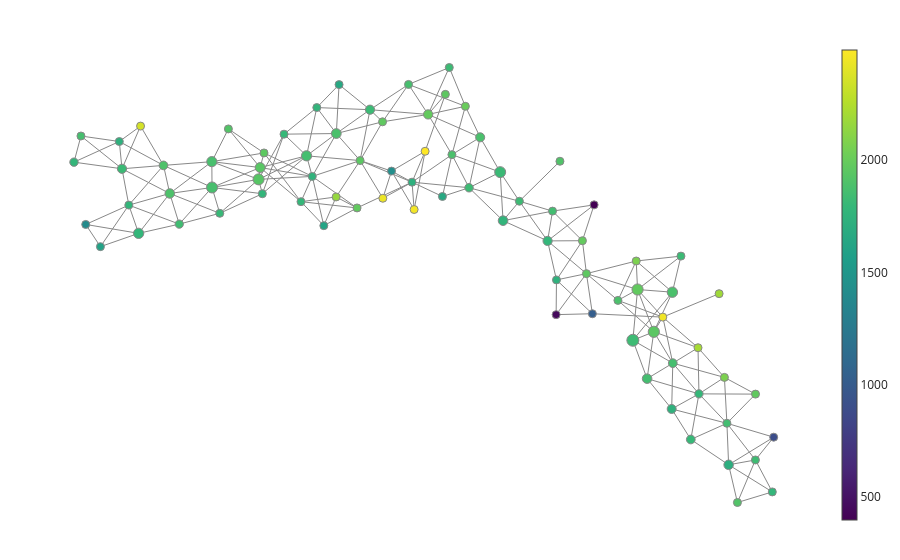

Source (notebook cell):
### Code cell
# Static TDA on the endocrinogenesis UMAP
fig = plot_static_mapper_graph(pipe, data)
fig.show(config={'scrollZoom': True})

### Figure 1 — Plotly figure (JSON) as saved in the notebook; plotly's stock layout.template omitted (floating-point values rounded to 4 significant figures; data arrays with more than 128 entries replaced by an {"elided": "..."} marker saying what was removed)
{"data": [{"hoverinfo": "none", "line": {"color": "#888", "width": 1}, "mode": "lines", "name": "edge_trace", "type": "scatter", "uid": "8ac91960-76c6-42c8-99fb-5e4492423ae3", "x": {"elided": "645 float values"}, "y": {"elided": "645 float values"}}, {"hoverinfo": "text", "hovertext": ["Node ID: 0<br>Pullback set label: 12<br>Partial cluster label: 0<br>Node size: 184<br>Summary statistic: 1860.0", "Node ID: 1<br>Pullback set label: 58<br>Partial cluster label: 0<br>Node size: 221<br>Summary statistic: 1950.0", "Node ID: 2<br>Pullback set label: 66<br>Partial cluster label: 0<br>Node size: 254<br>Summary statistic: 1830.0", "Node ID: 3<br>Pullback set label: 2<br>Partial cluster label: 0<br>Node size: 53<br>Summary statistic: 1800.0", "Node ID: 4<br>Pullback set label: 3<br>Partial cluster label: 0<br>Node size: 64<br>Summary statistic: 1770.0", "Node ID: 5<br>Pullback set label: 69<br>Partial cluster label: 0<br>Node size: 135<br>Summary statistic: 1800.0", "Node ID: 6<br>Pullback set label: 70<br>Partial cluster label: 0<br>Node size: 159<br>Summary statistic: 1710.0", "Node ID: 7<br>Pullback set label: 28<br>Partial cluster label: 0<br>Node size: 145<br>Summary statistic: 1880.0", "Node ID: 8<br>Pullback set label: 67<br>Partial cluster label: 0<br>Node size: 162<br>Summary statistic: 1860.0", "Node ID: 9<br>Pullback set label: 5<br>Partial cluster label: 0<br>Node size: 121<br>Summary statistic: 1840.0", "Node ID: 10<br>Pullback set label: 15<br>Partial cluster label: 0<br>Node size: 160<br>Summary statistic: 1890.0", "Node ID: 11<br>Pullback set label: 68<br>Partial cluster label: 0<br>Node size: 142<br>Summary statistic: 1740.0", "Node ID: 12<br>Pullback set label: 71<br>Partial cluster label: 0<br>Node size: 104<br>Summary statistic: 1780.0", "Node ID: 13<br>Pullback set label: 59<br>Partial cluster label: 0<br>Node size: 134<br>Summary statistic: 1860.0", "Node ID: 14<br>Pullback set label: 1<br>Partial cluster label: 0<br>Node size: 94<br>Summary statistic: 1770.0", "Node ID: 15<br>Pullback set label: 13<br>Partial cluster label: 0<br>Node size: 214<br>Summary statistic: 1930.0", "Node ID: 16<br>Pullback set label: 23<br>Partial cluster label: 0<br>Node size: 174<br>Summary statistic: 1940.0", "Node ID: 17<br>Pullback set label: 26<br>Partial cluster label: 0<br>Node size: 150<br>Summary statistic: 1820.0", "Node ID: 18<br>Pullback set label: 36<br>Partial cluster label: 0<br>Node size: 81<br>Summary statistic: 1730.0", "Node ID: 19<br>Pullback set label: 6<br>Partial cluster label: 0<br>Node size: 187<br>Summary statistic: 1780.0", "Node ID: 20<br>Pullback set label: 7<br>Partial cluster label: 0<br>Node size: 39<br>Summary statistic: 1600.0", "Node ID: 21<br>Pullback set label: 43<br>Partial cluster label: 0<br>Node size: 23<br>Summary statistic: 1910.0", "Node ID: 22<br>Pullback set label: 41<br>Partial cluster label: 0<br>Node size: 163<br>Summary statistic: 1770.0", "Node ID: 23<br>Pullback set label: 42<br>Partial cluster label: 0<br>Node size: 111<br>Summary statistic: 1830.0", "Node ID: 24<br>Pullback set label: 44<br>Partial cluster label: 0<br>Node size: 49<br>Summary statistic: 1850.0", "Node ID: 25<br>Pullback set label: 45<br>Partial cluster label: 0<br>Node size: 149<br>Summary statistic: 1780.0", "Node ID: 26<br>Pullback set label: 22<br>Partial cluster label: 0<br>Node size: 106<br>Summary statistic: 1750.0", "Node ID: 27<br>Pullback set label: 24<br>Partial cluster label: 0<br>Node size: 183<br>Summary statistic: 1870.0", "Node ID: 28<br>Pullback set label: 25<br>Partial cluster label: 0<br>Node size: 133<br>Summary statistic: 1900.0", "Node ID: 29<br>Pullback set label: 10<br>Partial cluster label: 0<br>Node size: 149<br>Summary statistic: 1820.0", "Node ID: 30<br>Pullback set label: 11<br>Partial cluster label: 0<br>Node size: 168<br>Summary statistic: 1880.0", "Node ID: 31<br>Pullback set label: 4<br>Partial cluster label: 0<br>Node size: 82<br>Summary statistic: 1810.0", "Node ID: 32<br>Pullback set label: 14<br>Partial cluster label: 0<br>Node size: 214<br>Summary statistic: 1870.0", "Node ID: 33<br>Pullback set label: 65<br>Partial cluster label: 0<br>Node size: 190<br>Summary statistic: 1880.0", "Node ID: 34<br>Pullback set label: 37<br>Partial cluster label: 0<br>Node size: 123<br>Summary statistic: 1780.0", "Node ID: 35<br>Pullback set label: 18<br>Partial cluster label: 0<br>Node size: 99<br>Summary statistic: 2010.0", "Node ID: 36<br>Pullback set label: 19<br>Partial cluster label: 0<br>Node size: 151<br>Summary statistic: 1980.0", "Node ID: 37<br>Pullback set label: 60<br>Partial cluster label: 0<br>Node size: 121<br>Summary statistic: 1790.0", "Node ID: 38<br>Pullback set label: 62<br>Partial cluster label: 0<br>Node size: 69<br>Summary statistic: 1830.0", "Node ID: 39<br>Pullback set label: 27<br>Partial cluster label: 0<br>Node size: 85<br>Summary statistic: 1870.0", "Node ID: 40<br>Pullback set label: 38<br>Partial cluster label: 0<br>Node size: 212<br>Summary statistic: 1820.0", "Node ID: 41<br>Pullback set label: 39<br>Partial cluster label: 0<br>Node size: 128<br>Summary statistic: 1830.0", "Node ID: 42<br>Pullback set label: 29<br>Partial cluster label: 0<br>Node size: 100<br>Summary statistic: 1890.0", "Node ID: 43<br>Pullback set label: 9<br>Partial cluster label: 0<br>Node size: 97<br>Summary statistic: 1870.0", "Node ID: 44<br>Pullback set label: 20<br>Partial cluster label: 0<br>Node size: 39<br>Summary statistic: 1970.0", "Node ID: 45<br>Pullback set label: 16<br>Partial cluster label: 0<br>Node size: 105<br>Summary statistic: 1770.0", "Node ID: 46<br>Pullback set label: 61<br>Partial cluster label: 0<br>Node size: 89<br>Summary statistic: 1850.0", "Node ID: 47<br>Pullback set label: 63<br>Partial cluster label: 0<br>Node size: 40<br>Summary statistic: 1910.0", "Node ID: 48<br>Pullback set label: 51<br>Partial cluster label: 0<br>Node size: 55<br>Summary statistic: 1890.0", "Node ID: 49<br>Pullback set label: 57<br>Partial cluster label: 0<br>Node size: 219<br>Summary statistic: 1980.0", "Node ID: 50<br>Pullback set label: 46<br>Partial cluster label: 0<br>Node size: 39<br>Summary statistic: 1740.0", "Node ID: 51<br>Pullback set label: 49<br>Partial cluster label: 0<br>Node size: 51<br>Summary statistic: 1980.0", "Node ID: 52<br>Pullback set label: 50<br>Partial cluster label: 0<br>Node size: 111<br>Summary statistic: 1960.0", "Node ID: 53<br>Pullback set label: 56<br>Partial cluster label: 0<br>Node size: 73<br>Summary statistic: 2070.0", "Node ID: 54<br>Pullback set label: 31<br>Partial cluster label: 0<br>Node size: 22<br>Summary statistic: 1980.0", "Node ID: 55<br>Pullback set label: 17<br>Partial cluster label: 0<br>Node size: 9<br>Summary statistic: 1410.0", "Node ID: 56<br>Pullback set label: 32<br>Partial cluster label: 0<br>Node size: 54<br>Summary statistic: 1790.0", "Node ID: 57<br>Pullback set label: 64<br>Partial cluster label: 0<br>Node size: 26<br>Summary statistic: 1820.0", "Node ID: 58<br>Pullback set label: 8<br>Partial cluster label: 0<br>Node size: 14<br>Summary statistic: 1830.0", "Node ID: 59<br>Pullback set label: 20<br>Partial cluster label: 1<br>Node size: 14<br>Summary statistic: 1440.0", "Node ID: 60<br>Pullback set label: 30<br>Partial cluster label: 0<br>Node size: 52<br>Summary statistic: 1730.0", "Node ID: 61<br>Pullback set label: 33<br>Partial cluster label: 0<br>Node size: 55<br>Summary statistic: 1960.0", "Node ID: 62<br>Pullback set label: 34<br>Partial cluster label: 0<br>Node size: 35<br>Summary statistic: 1920.0", "Node ID: 63<br>Pullback set label: 21<br>Partial cluster label: 0<br>Node size: 63<br>Summary statistic: 1950.0", "Node ID: 64<br>Pullback set label: 54<br>Partial cluster label: 0<br>Node size: 20<br>Summary statistic: 2070.0", "Node ID: 65<br>Pullback set label: 40<br>Partial cluster label: 0<br>Node size: 12<br>Summary statistic: 1660.0", "Node ID: 66<br>Pullback set label: 47<br>Partial cluster label: -1<br>Node size: 2<br>Summary statistic: 449.0", "Node ID: 67<br>Pullback set label: 51<br>Partial cluster label: -1<br>Node size: 4<br>Summary statistic: 1030.0", "Node ID: 68<br>Pullback set label: 48<br>Partial cluster label: -1<br>Node size: 1<br>Summary statistic: 397.0", "Node ID: 69<br>Pullback set label: 53<br>Partial cluster label: -1<br>Node size: 5<br>Summary statistic: 2210.0", "Node ID: 70<br>Pullback set label: 35<br>Partial cluster label: 0<br>Node size: 16<br>Summary statistic: 2360.0", "Node ID: 71<br>Pullback set label: 52<br>Partial cluster label: -1<br>Node size: 10<br>Summary statistic: 2450.0", "Node ID: 72<br>Pullback set label: 58<br>Partial cluster label: -1<br>Node size: 3<br>Summary statistic: 2190.0", "Node ID: 73<br>Pullback set label: 69<br>Partial cluster label: -1<br>Node size: 4<br>Summary statistic: 895.0", "Node ID: 74<br>Pullback set label: 55<br>Partial cluster label: 0<br>Node size: 19<br>Summary statistic: 1970.0", "Node ID: 75<br>Pullback set label: 21<br>Partial cluster label: -1<br>Node size: 2<br>Summary statistic: 1620.0", "Node ID: 76<br>Pullback set label: 22<br>Partial cluster label: -1<br>Node size: 3<br>Summary statistic: 2150.0", "Node ID: 77<br>Pullback set label: 0<br>Partial cluster label: 0<br>Node size: 5<br>Summary statistic: 1650.0", "Node ID: 78<br>Pullback set label: 31<br>Partial cluster label: 1<br>Node size: 6<br>Summary statistic: 2440.0", "Node ID: 79<br>Pullback set label: 20<br>Partial cluster label: -1<br>Node size: 3<br>Summary statistic: 1960.0", "Node ID: 80<br>Pullback set label: 19<br>Partial cluster label: -1<br>Node size: 2<br>Summary statistic: 2490.0", "Node ID: 81<br>Pullback set label: 29<br>Partial cluster label: -1<br>Node size: 1<br>Summary statistic: 2460.0"], "marker": {"color": [1859.0, 1949.0, 1829.0, 1798.0, 1773.0, 1799.0, 1713.0, 1881.0, 1858.0, 1843.0, 1894.0, 1742.0, 1780.0, 1864.0, 1769.0, 1930.0, 1941.0, 1818.0, 1728.0, 1781.0, 1600.0, 1908.0, 1769.0, 1826.0, 1849.0, 1779.0, 1745.0, 1874.0, 1895.0, 1824.0, 1883.0, 1807.0, 1869.0, 1881.0, 1779.0, 2007.0, 1983.0, 1788.0, 1834.0, 1865.0, 1817.0, 1826.0, 1885.0, 1867.0, 1968.0, 1773.0, 1852.0, 1913.0, 1887.0, 1975.0, 1741.0, 1984.0, 1961.0, 2071.0, 1975.0, 1406.0, 1788.0, 1820.0, 1826.0, 1436.0, 1727.0, 1962.0, 1917.0, 1951.0, 2073, 1656.0, 449, 1027.0, 397, 2211.0, 2358.0, 2451.0, 2186, 894.8, 1974.0, 1615, 2152, 1654.0, 2436.0, 1959.0, 2491, 2459], "colorbar": {"thickness": 15, "title": {"side": "right", "text": ""}, "xanchor": "left"}, "colorscale": [[0, "#440154"], [0.1111, "#482878"], [0.2222, "#3e4989"], [0.3333, "#31688e"], [0.4444, "#26828e"], [0.5556, "#1f9e89"], [0.6667, "#35b779"], [0.7778, "#6ece58"], [0.8889, "#b5de2b"], [1, "#fde725"]], "line": {"color": "#888", "width": 1}, "opacity": 1, "reversescale": false, "showscale": true, "size": [184, 221, 254, 53, 64, 135, 159, 145, 162, 121, 160, 142, 104, 134, 94, 214, 174, 150, 81, 187, 39, 23, 163, 111, 49, 149, 106, 183, 133, 149, 168, 82, 214, 190, 123, 99, 151, 121, 69, 85, 212, 128, 100, 97, 39, 105, 89, 40, 55, 219, 39, 51, 111, 73, 22, 9, 54, 26, 14, 14, 52, 55, 35, 63, 20, 12, 2, 4, 1, 5, 16, 10, 3, 4, 19, 2, 3, 5, 6, 3, 2, 1], "sizemin": 4, "sizemode": "area", "sizeref": 3.528}, "mode": "markers", "name": "node_trace", "type": "scatter", "uid": "16eee2ce-48dc-43c8-8911-2bd1d8344fae", "x": [-1.514, 2.304, 2.073, -1.761, -2.0, 2.71, 3.126, 0.3947, 2.23, -2.913, -3.018, 2.5, 3.606, 2.512, -1.401, -2.041, -2.024, -3.543, -3.572, -3.36, -3.78, 1.272, 0.6464, 0.8259, 1.19, 1.136, -1.451, -2.555, -3.086, -0.8164, -1.187, -2.468, -2.553, 2.508, -4.071, 0.2319, -0.1772, 2.8, 3.42, -3.994, 0.6147, 0.2725, 0.08413, -0.3928, -0.6786, -3.468, 3.107, 3.223, 1.909, 2.125, 1.234, 1.519, 1.563, 2.11, -0.9588, -3.941, -1.575, 2.602, 0.05509, -0.5799, -0.3543, -1.982, -2.373, -0.9253, 3.08, -0.01994, 1.23, 1.628, 1.647, 2.79, -3.339, 2.403, 3.021, 3.622, 3.422, -1.324, -1.189, -1.156, -0.6754, 0.01216, -0.2106, -0.3312], "y": [1.023, -1.317, -1.43, 1.31, 0.5187, -2.749, -3.085, 1.269, -1.94, 0.1145, 0.5218, -2.343, -3.446, -1.734, 1.664, 0.7093, 0.8664, 0.8502, 1.213, -0.007955, -0.185, 0.9502, 0.1601, 0.4186, 0.2873, -0.1087, 0.7487, 0.9448, 0.8952, 1.636, 1.319, 0.2582, 0.6016, -0.7906, 0.9381, 1.681, 1.573, -2.142, -3.021, 1.286, 0.806, 0.5983, 1.038, 1.971, 1.475, 0.367, -2.533, -3.587, -0.8994, -0.755, -0.6273, -0.1061, -0.5438, -0.3758, 0.3294, 0.1102, 0.4128, -0.311, 2.197, 0.8194, 0.6723, 1.061, 1.38, 0.9593, -1.923, 0.4819, -1.089, -1.077, 0.3704, -1.529, 1.418, -1.122, -0.8101, -2.718, -2.146, 0.09418, 0.4758, 1.969, 0.4585, 1.84, 1.083, 0.3089]}], "layout": {"autosize": false, "hovermode": "closest", "margin": {"b": 20, "l": 5, "r": 5, "t": 40}, "showlegend": false, "title": {"text": ""}, "xaxis": {"showgrid": false, "showline": false, "showticklabels": false, "ticks": "", "title": {"text": ""}, "zeroline": false}, "yaxis": {"showgrid": false, "showline": false, "showticklabels": false, "ticks": "", "title": {"text": ""}, "zeroline": false}}}
